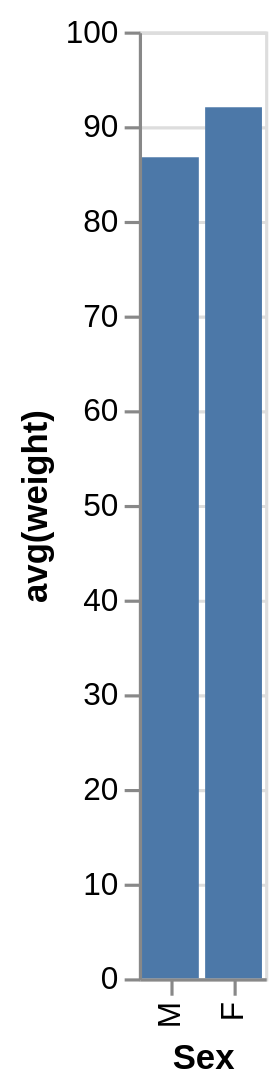

Vega-Lite specification stored for this chart:
### Vega-Lite specification from a JSON file in a GitHub repository (floating-point values rounded to 4 significant figures)
{"data": {"values": [{"x_data": "F", "y_data": 92}, {"x_data": "M", "y_data": 86.71}]}, "mark": "bar", "encoding": {"x": {"field": "x_data", "type": "nominal", "title": "Sex", "sort": {"op": "sum", "field": "y_data", "order": "ascending"}}, "y": {"field": "y_data", "type": "quantitative", "title": "avg(weight)"}}}
